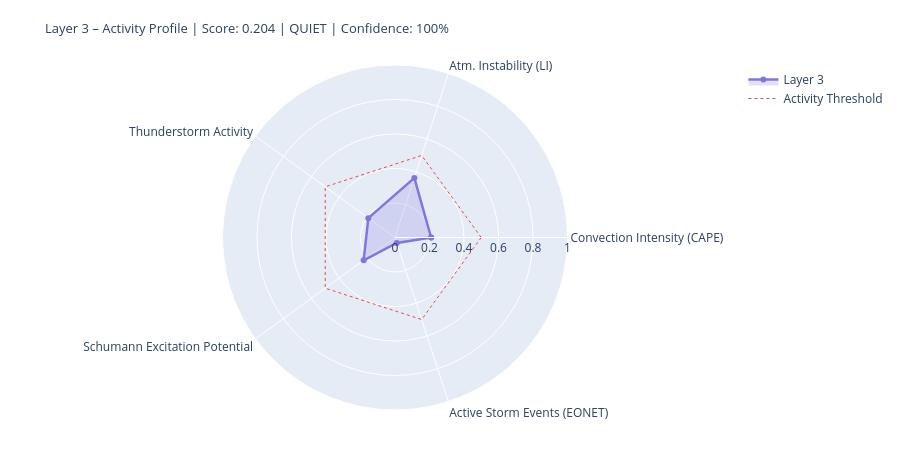

The cell this chart's notebook holds for it:
### Markdown cell above
---
## 4. State Assessment & Handoff to Layer 4/5

### Code cell
# ============================================================
# LAYER-3-SCORE
# Five dynamic components
# ============================================================

def norm(v, lo, hi):
    if v is None or (isinstance(v, float) and math.isnan(v)): return None
    return round(max(0.0, min(1.0, (v - lo) / (hi - lo))), 4)

# --- 1) Convection intensity (global CAPE mean) ---
cape_mean = df_atm['cape'].dropna().mean() if not df_atm.empty else None
conv_score = norm(cape_mean, 0, 3000)
conv_src   = 'primary' if cape_mean is not None else 'missing'

# --- 2) Atmospheric instability (LI mean) ---
li_mean   = df_atm['li'].dropna().mean() if not df_atm.empty else None
# Negative LI = unstable → higher score
instab_score = norm(-li_mean if li_mean is not None else None, -6, 6)
instab_src   = 'primary' if li_mean is not None else 'missing'

# --- 3) Thunderstorm activity (mean thunder score + WMO count) ---
thunder_mean = df_atm['thunder_score'].mean() if not df_atm.empty else None
n_thunder    = int(df_atm['thunderstorm'].sum()) if not df_atm.empty else 0
thunder_score_val = norm(
    (thunder_mean or 0) * 0.7 + n_thunder * 0.1, 0, 1.0
) if thunder_mean is not None else None
thunder_src = 'primary'

# --- 4) Schumann excitation potential (weighted Schumann contribution) ---
schumann_pot = df_atm['schumann_contribution'].mean() if not df_atm.empty else None
# Boosted by Layer-2 thunderstorm trigger
if schumann_pot is not None and l2_thunder:
    schumann_pot = min(1.0, schumann_pot * 1.2)
schumann_score = norm(schumann_pot, 0, 1.0) if schumann_pot is not None else None
schumann_src   = 'derived'

# --- 5) Storm activity (NASA EONET) ---
# Distinction: None = data not loaded, 0.0 = loaded but no events
storm_score = None
storm_src   = 'missing'
if raw.get('storms') is not None:          # API reached successfully
    storm_score = norm(len(storm_events), 0, 30) if storm_events else 0.0
    storm_src   = 'primary'

# X-Ray and Kp: context only, not in dynamic score
# (X-Ray = Layer-0/4 driver; Kp = geomagnetic index, not a lightning proxy)
xray_context = None
if raw.get('xray'):
    df_xc = pd.DataFrame(raw['xray'])
    fc = next((c for c in df_xc.columns
               if any(k in c.lower() for k in ['flux','long']) and 'time' not in c.lower()),
              df_xc.columns[1])
    df_xc[fc] = pd.to_numeric(df_xc[fc], errors='coerce')
    xray_last = df_xc[fc].dropna().iloc[-1] if not df_xc[fc].dropna().empty else None
    if xray_last:
        xray_class = ('X' if xray_last>=1e-4 else 'M' if xray_last>=1e-5
                      else 'C' if xray_last>=1e-6 else 'B')
        xray_context = {'flux': float(xray_last), 'class': xray_class}
        print(f'X-Ray context: {xray_class}-class ({xray_last:.2e} W/m²)')

# --- Aggregate ---
COMPONENTS = {
    'Convection Intensity (CAPE)':  {'score': conv_score,       'source': conv_src,    'dynamic': True},
    'Atm. Instability (LI)':         {'score': instab_score,     'source': instab_src,  'dynamic': True},
    'Thunderstorm Activity':              {'score': thunder_score_val, 'source': thunder_src, 'dynamic': True},
    'Schumann Excitation Potential':   {'score': schumann_score,   'source': schumann_src,'dynamic': True},
    'Active Storm Events (EONET)': {'score': storm_score,      'source': storm_src,   'dynamic': True},
}

available   = {k: v['score'] for k, v in COMPONENTS.items() if v['score'] is not None}
unavailable = [k for k, v in COMPONENTS.items() if v['score'] is None]
layer3_score = round(sum(available.values()) / len(available), 4) if available else None
confidence   = round(len(available) / len(COMPONENTS), 2)
level = ('unknown' if layer3_score is None
         else 'quiet'   if layer3_score < 0.3
         else 'moderate' if layer3_score < 0.6
         else 'active')
dominant_l3 = max(available, key=available.get) if available else 'none'

# --- Ausgabe ---
W = 68
print('=' * W)
print('LAYER 3 – ATMOSPHERE / WEATHER / THUNDERSTORMS – STATE ASSESSMENT')
print('=' * W)
for name, comp in COMPONENTS.items():
    s = comp['score']
    if s is not None:
        bar = '█' * int(s * 20) + '░' * (20 - int(s * 20))
        print(f'  {name:<36} {bar}  {s:.3f}  [{comp["source"]}]')
    else:
        print(f'  {name:<36} {"─" * 20}  n/a   [missing]')
print('-' * W)
print(f'  Score:        {layer3_score:.3f}  ({len(available)}/{len(COMPONENTS)} components)')
print(f'  Confidence:   {confidence:.0%}')
print(f'  Level:        {level.upper()}')
print(f'  Dominant:     {dominant_l3}')
print(f'  CAPE mean:    {cape_mean:.0f} J/kg' if cape_mean else '  CAPE mean:    n/a')
print(f'  LI mean:      {li_mean:.1f} K' if li_mean is not None else '  LI mean:      n/a')
print(f'  Thunderstorms:{n_thunder} points (WMO)  +  {len(storm_events)} NASA EONET')
print('=' * W)

# Radar
cats   = list(available.keys())
vals_r = list(available.values())
if len(cats) >= 3:
    fig = go.Figure()
    fig.add_trace(go.Scatterpolar(
        r=vals_r + [vals_r[0]], theta=cats + [cats[0]],
        fill='toself', fillcolor='rgba(127,119,221,0.22)',
        line=dict(color='#7F77DD', width=2.5), name='Layer 3'
    ))
    fig.add_trace(go.Scatterpolar(
        r=[0.5] * (len(cats)+1), theta=cats + [cats[0]],
        line=dict(color='#E24B4A', dash='dot', width=1),
        mode='lines', name='Activity Threshold'
    ))
    fig.update_layout(
        title=dict(
            text=f'Layer 3 – Activity Profile | Score: {layer3_score:.3f} | {level.upper()} | Confidence: {confidence:.0%}',
            font=dict(size=13)
        ),
        polar=dict(radialaxis=dict(visible=True, range=[0, 1])),
        height=450, showlegend=True,
        margin=dict(l=60, r=60, t=65, b=40)
    )
    fig.show()

### Figure 1 — Plotly figure (JSON) as saved in the notebook; plotly's stock layout.template omitted (floating-point values rounded to 4 significant figures)
{"data": [{"fill": "toself", "fillcolor": "rgba(127,119,221,0.22)", "line": {"color": "#7F77DD", "width": 2.5}, "name": "Layer 3", "r": [0.2093, 0.3633, 0.191, 0.2248, 0.0333, 0.2093], "theta": ["Convection Intensity (CAPE)", "Atm. Instability (LI)", "Thunderstorm Activity", "Schumann Excitation Potential", "Active Storm Events (EONET)", "Convection Intensity (CAPE)"], "type": "scatterpolar"}, {"line": {"color": "#E24B4A", "dash": "dot", "width": 1}, "mode": "lines", "name": "Activity Threshold", "r": [0.5, 0.5, 0.5, 0.5, 0.5, 0.5], "theta": ["Convection Intensity (CAPE)", "Atm. Instability (LI)", "Thunderstorm Activity", "Schumann Excitation Potential", "Active Storm Events (EONET)", "Convection Intensity (CAPE)"], "type": "scatterpolar"}], "layout": {"height": 450, "margin": {"b": 40, "l": 60, "r": 60, "t": 65}, "polar": {"radialaxis": {"range": [0, 1], "visible": true}}, "showlegend": true, "title": {"font": {"size": 13}, "text": "Layer 3 – Activity Profile | Score: 0.204 | QUIET | Confidence: 100%"}}}
